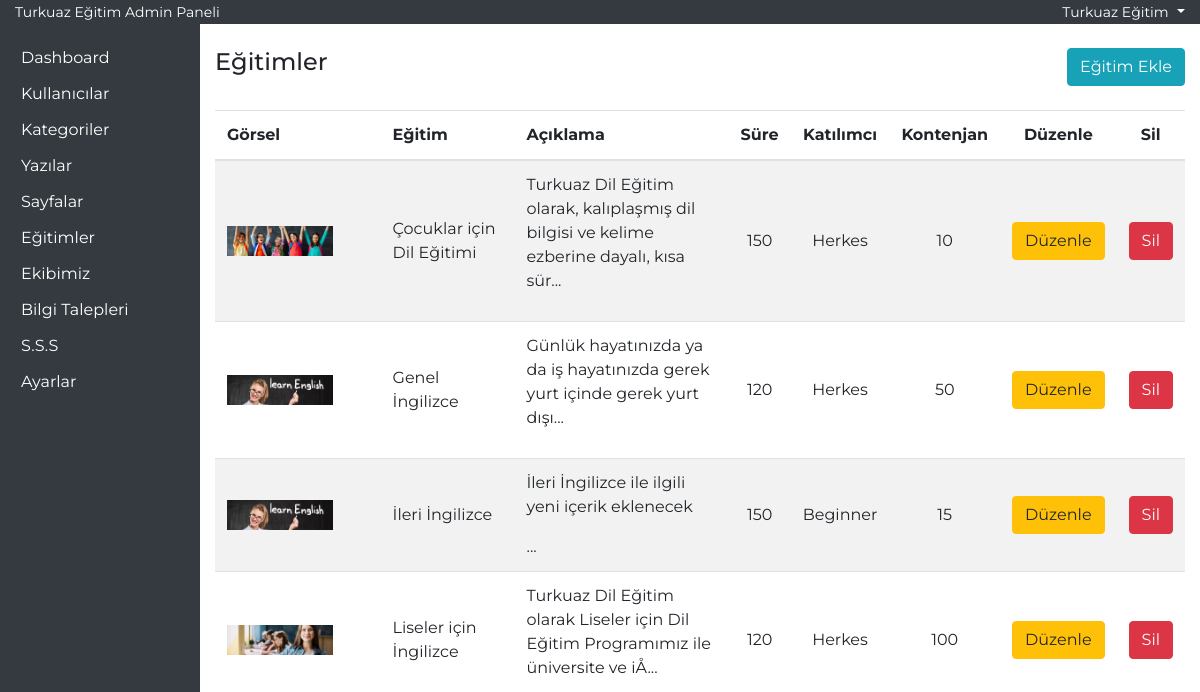
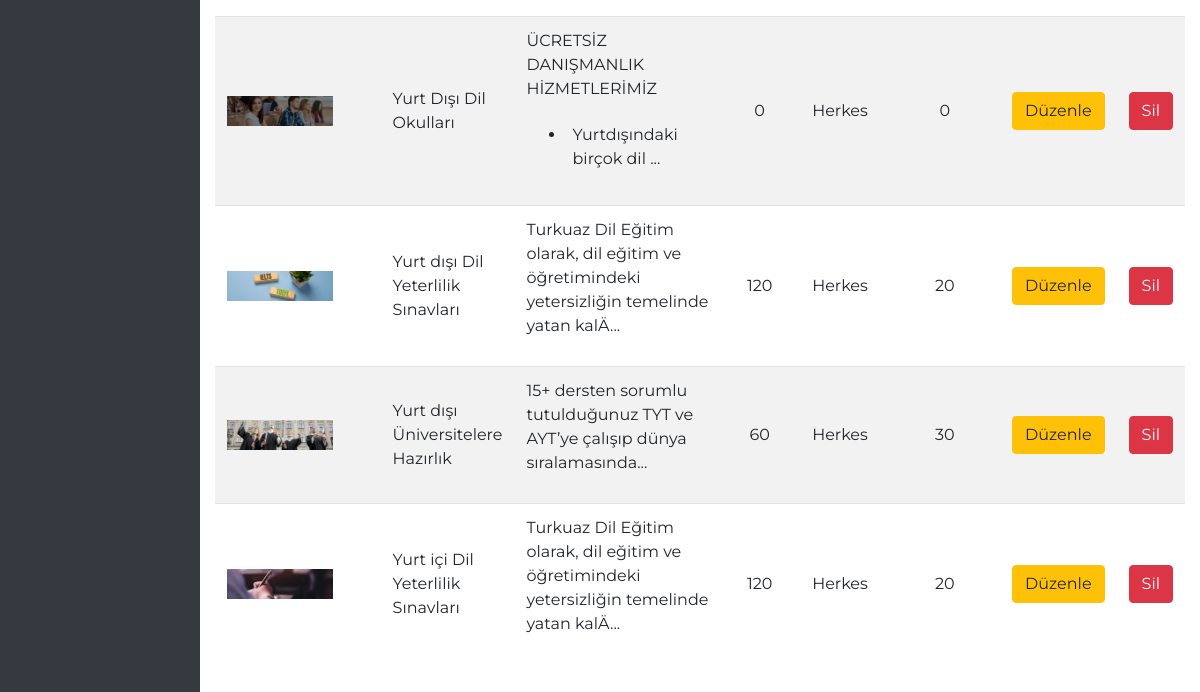
Before: /admin-yntm/egitimler.php (signed in) with the older database file (2 pictures, top to bottom).
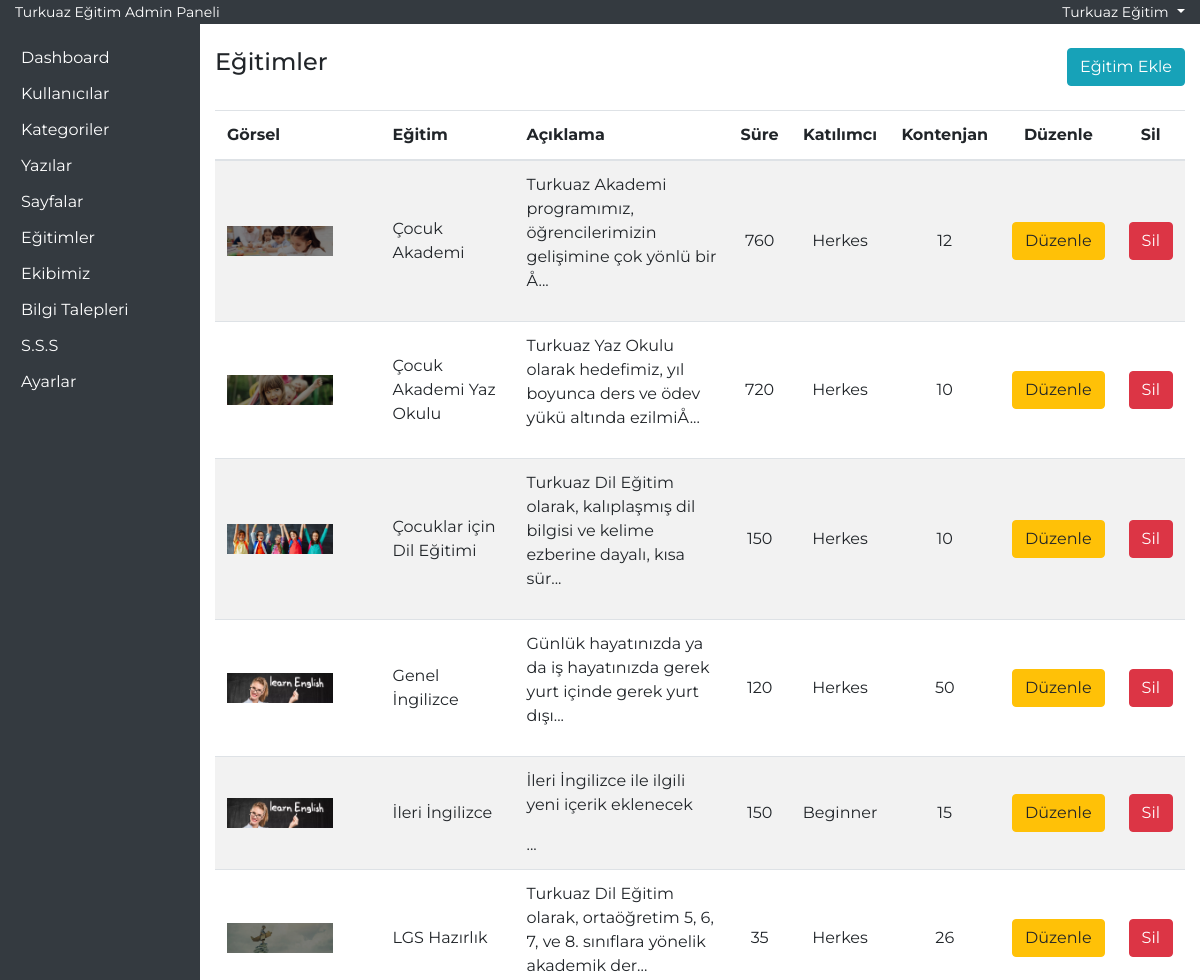
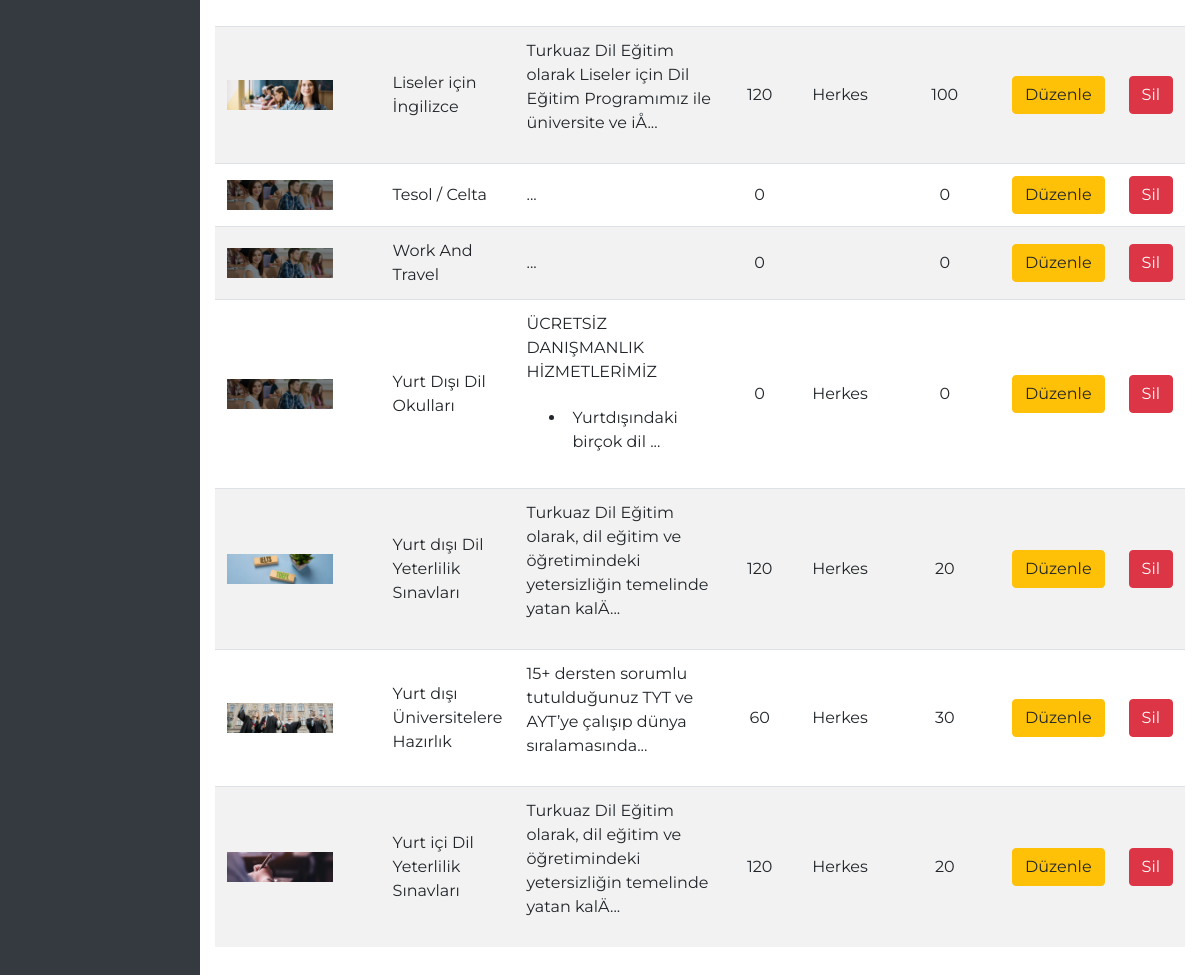
After: the same page with the newer database file (2 pictures, top to bottom).
### tables this page shows
CREATE TABLE IF NOT EXISTS `egitimler` (
  `id` int NOT NULL AUTO_INCREMENT,
  `egitimAdi` varchar(50) NOT NULL,
  `aciklama` text NOT NULL,
  `sure` int NOT NULL,
  `katilimci` varchar(25) NOT NULL,
  `kontenjan` int NOT NULL,
  `kategori` varchar(30) NOT NULL,
  `gorsel` varchar(100) NOT NULL,
  `video` varchar(150) NOT NULL,
  `dil` varchar(15) NOT NULL,
  PRIMARY KEY (`id`)
);

### admin-yntm/egitimler.php (the view, shortened to what this page needs)
<?php
require_once('header.php');
?>
<div class="row">
    <div class="col-md-6">
        <h4>Eğitimler</h4>
    </div>
    <div class="col-md-6 text-right">
        <button type="button" class="btn btn-info" data-toggle="modal" data-target="#egitimekle">
            Eğitim Ekle
        </button>
    </div>
</div>
<section id="egitimList" class="mt-4">
    <div class="container-fluid">
        <div class="row">
            <div class="col-12 p-0">
                <table class="table table-striped">
                    <thead>
                        <tr>
                            <th>Görsel</th>
                            <th>Eğitim</th>
                            <th>Açıklama</th>
                            <th class="text-center">Süre</th>
                            <th class="text-center">Katılımcı</th>
                            <th class="text-center">Kontenjan</th>
                            <th class="text-center">Düzenle</th>
                            <th class="text-center">Sil</th>
                        </tr>
                    </thead>
                    <tbody>
                        <?php
                        $egitimList = $db->prepare('select * from egitimler order by egitimAdi asc');
                        $egitimList->execute();
                        if ($egitimList->rowCount()) {
                            foreach ($egitimList as $egitimListSatir) {
                        ?>
                                <tr>
                                    <td class="w-25"><img src="<?php echo $egitimListSatir['gorsel']; ?>" class="w-75"></td>
                                    <td><?php echo $egitimListSatir['egitimAdi']; ?></td>
                                    <td class="w-25"><?php echo substr($egitimListSatir['aciklama'], 0, 101); ?>...</td>
                                    <td class="text-center"><?php echo $egitimListSatir['sure']; ?></td>
                                    <td class="text-center"><?php echo $egitimListSatir['katilimci']; ?></td>
                                    <td class="text-center"><?php echo $egitimListSatir['kontenjan']; ?></td>
                                    <td class="text-center"><a href="egitimler.php?updateID=<?php echo $egitimListSatir['id']; ?>" class="btn btn-warning">Düzenle</a></td>
                                    <td class="text-center"><a href="egitimler.php?deleteID=<?php echo $egitimListSatir['id']; ?>" class="btn btn-danger">Sil</a></td>
                                </tr>
                        <?php
                            }
                        }
                        ?>
                    </tbody>
                </table>
            </div>
        </div>
    </div>
</section>
<?php require_once('footer.php'); ?>

### admin-yntm/header.php (shortened to what this page needs)
<!DOCTYPE html>
<html lang="tr">
<head>
    <link rel="stylesheet" href="../css/bootstrap.min.css">
    <link rel="stylesheet" href="../css/style.css">
</head>
<body>
    <section id="topBar" class="bg-dark text-white">
        <div class="container-fluid">
            <div class="row">
                <div class="col-md-6">
                    <small>Turkuaz Eğitim Admin Paneli</small>
                </div>
                <div class="col-md-6 text-right">
                    <div class="dropdown">
                        <a class="dropdown-toggle text-white" href="logout.php" role="button" data-toggle="dropdown" aria-expanded="false">
                            <small><?php echo $_SESSION['user']['adi']; ?></small>
                        </a>
                    </div>
                </div>
            </div>
        </div>
    </section>
    <section id="panel">
        <div class="container-fluid">
            <div class="row">
                <div class="col-md-2 bg-dark" style="min-height: 96.7vh;">
                    <ul class="list-group mt-3">
                        <li class="list-group-item"><a href="dashboard.php">Dashboard</a></li>
                        <li class="list-group-item"><a href="user.php">Kullanıcılar</a></li>
                        <li class="list-group-item"><a href="kategori.php">Kategoriler</a></li>
                        <li class="list-group-item"><a href="yazilar.php">Yazılar</a></li>
                        <li class="list-group-item"><a href="sayfalar.php">Sayfalar</a></li>
                        <li class="list-group-item"><a href="egitimler.php">Eğitimler</a></li>
                        <li class="list-group-item"><a href="ekip.php">Ekibimiz</a></li>
                        <li class="list-group-item"><a href="bilgi-talepleri.php">Bilgi Talepleri</a></li>
                        <li class="list-group-item"><a href="sss.php">S.S.S</a></li>
                        <li class="list-group-item"><a href="ayarlar.php">Ayarlar</a></li>
                    </ul>
                </div>
                <div class="col-md-10 py-4">

### admin-yntm/footer.php (shortened to what this page needs)
</div>
            </div>
        </div>
    </section>
</body>
</html>

### css/style.css (style rules this page uses)
* { font-family: 'Montserrat', sans-serif; text-decoration: none !important; }
td { vertical-align: middle !important; }
#panel li { background-color: transparent !important; border:0px; padding:6px; }
#panel li a { color: #fff; }

Changed rows visible on the page:
added egitimler: gorsel (picture), egitimAdi "Çocuk Akademi", aciklama "Turkuaz Akademi programımız, öğrencilerimizin gelişimine çok yönlü bir Å", sure "760", katilimci "Herkes", kontenjan "12"
added egitimler: gorsel (picture), egitimAdi "Çocuk Akademi Yaz Okulu", aciklama "Turkuaz Yaz Okulu olarak hedefimiz, yıl boyunca ders ve ödev yükü altında ezilmiÅ", sure "720", katilimci "Herkes", kontenjan "10"
added egitimler: gorsel (picture), egitimAdi "LGS Hazırlık", aciklama "Turkuaz Dil Eğitim olarak, ortaöğretim 5, 6, 7, ve 8. sınıflara yönelik akademik der", sure "35", katilimci "Herkes", kontenjan "26"
added egitimler: gorsel (picture), egitimAdi "Tesol / Celta", sure "0", kontenjan "0"
added egitimler: gorsel (picture), egitimAdi "Work And Travel", sure "0", kontenjan "0"
